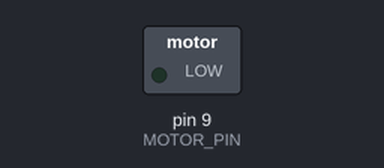
A sketch run on a simulated Arduino Uno, built with avr-gcc and run on an emulated ATmega328P. On the bench: switched loads named in the sketch (green lamp = pin HIGH). Dashed ring = blinking.

Above: at 0.5 s.
Timing chart, 0 to 4.6 s (numbered marks = the images above):
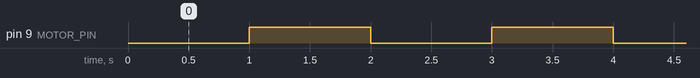

Measured:
- by itself, pin 9 (MOTOR_PIN): alternates HIGH for 1.0 s and LOW for 1.0 s

The sketch:

motor_test.ino
```cpp
const int MOTOR_PIN = 9;  // Motor black (GND) wire connected to this pin

void setup() {
  pinMode(MOTOR_PIN, OUTPUT);
  digitalWrite(MOTOR_PIN, HIGH);  // Initially OFF (disconnect GND)
}

void loop() {
  // Turn motor ON
  digitalWrite(MOTOR_PIN, LOW);   // Connect GND, motor turns on
  delay(1000);                    // Motor on for 1 second

  // Turn motor OFF
  digitalWrite(MOTOR_PIN, HIGH);  // Disconnect GND, motor off
  delay(1000);                    // Motor off for 1 second
}
```
